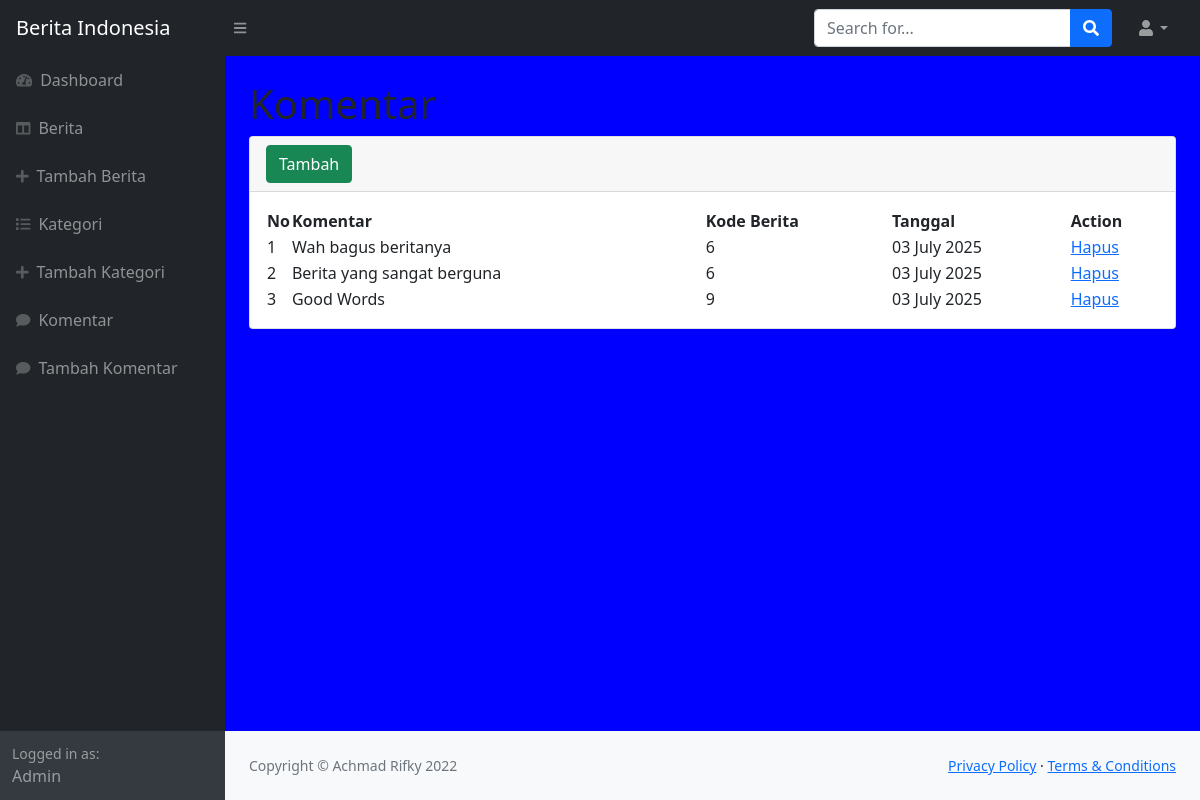
Screenshot of /admin/komentar.php (signed in) with the database file from the repository.
### tables this page shows
CREATE TABLE `komentar` (
  `id_k` int(10) NOT NULL,
  `isi_k` text NOT NULL,
  `tanggal_k` varchar(255) NOT NULL,
  `kode_berita` varchar(255) NOT NULL,
  `nama_k` varchar(255) NOT NULL
);

### admin/komentar.php (the view, shortened to what this page needs)
<?php
	include '../controllers/connect.php';
	if(@$_SESSION['admin']){
?>
<!DOCTYPE html>
<html lang="en">
    <head>
       <?php
        include "link.php";
       ?>
    </head>
    <body class="sb-nav-fixed">
       <?php
        include "header.php";
       ?>
        <div id="layoutSidenav">
            <div id="layoutSidenav_nav">
                <?php
                    include "menu.php";
                ?>
            </div>
            <div id="layoutSidenav_content">
                <main>
                    <div class="container-fluid px-4">
                        <h1 class="mt-4">Komentar</h1>
                        <div class="card mb-4">
                            <div class="card-header">
                                <a href="t_komentar.php" class="btn btn-success">Tambah</a>
                            </div>
                            <div class="card-body">
                                <?php
                                    $kat=mysqli_query($db,"select*from komentar");
                                    $no=0;
                                ?>
                                <table id="datatablesSimple">
                                    <thead>
                                        <tr>
                                            <th width="1%">No</th>
                                            <th >Komentar</th>
                                            <th >Kode Berita</th>
                                            <th width="20%">Tanggal</th>
                                            <th width="10%">Action</th>
                                        </tr>
                                    </thead>
                                    <tbody>
                                        <?php
                                            while($k=mysqli_fetch_array($kat)){
                                                $no++;
                                        ?>
                                        <tr>
                                            <td><?= $no;?></td>
                                            <td><?= $k['isi_k'];?></td>
                                            <td><?= $k['kode_berita'];?></td>
                                            <td><?= $k['tanggal_k'];?></td>
                                            <td><a href="komentar.php?id_k=<?= $k['id_k'];?>&
                                            kode_berita=<?= $k['kode_berita'];?>">Hapus</a></td>
                                        </tr>
                                        <?php
                                            }
                                        ?>
                                    </tbody>
                                </table>
                            </div>
                        </div>
                    </div>
                </main>
               <?php
                    include "footer.php";
               ?>
            </div>
        </div>
    </body>
</html>
<?php
  }else{
?>
  <script language="javascript">
 window.location="login.php"
 </script>
<?php
  }
?>

### admin/menu.php (style rules this page uses)
body { background-color: blue; }

### rows the page displays
komentar: isi_k "Wah bagus beritanya", kode_berita "6", tanggal_k "03 July 2025"
komentar: isi_k "Berita yang sangat berguna", kode_berita "6", tanggal_k "03 July 2025"
komentar: isi_k "Good Words", kode_berita "9", tanggal_k "03 July 2025"
